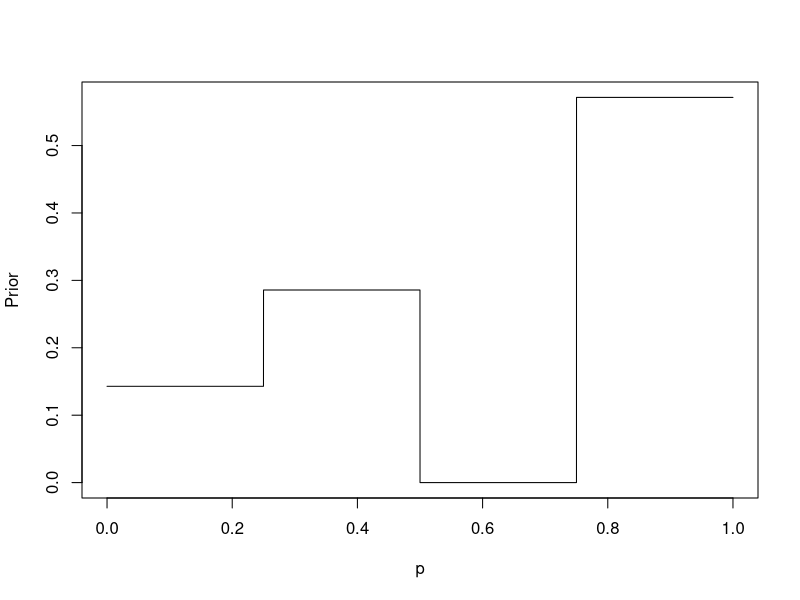
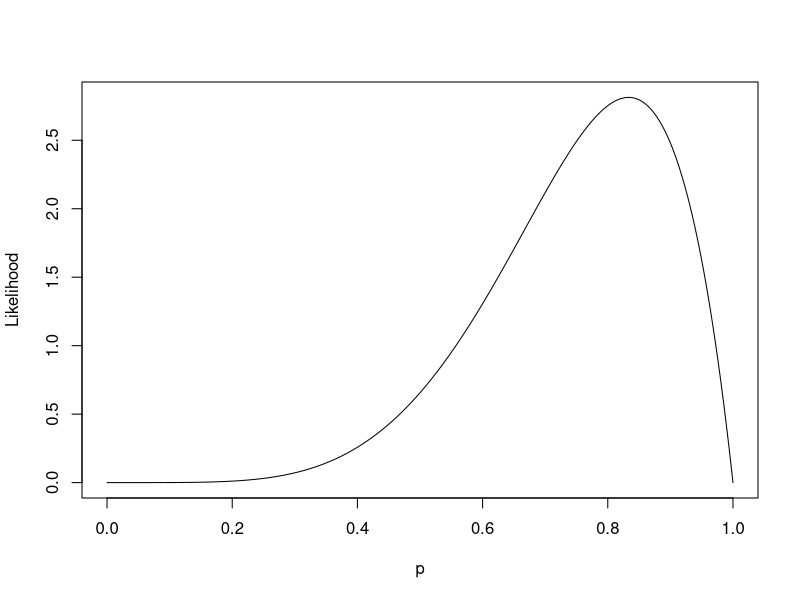
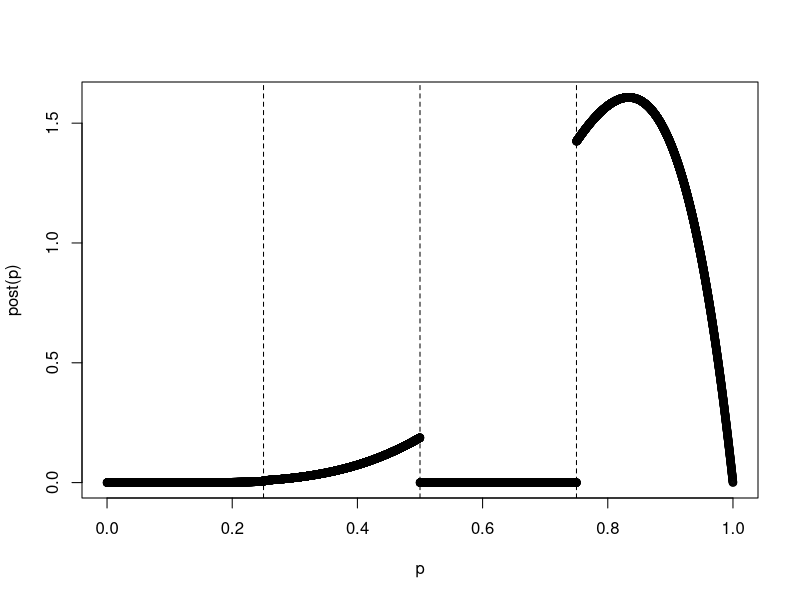
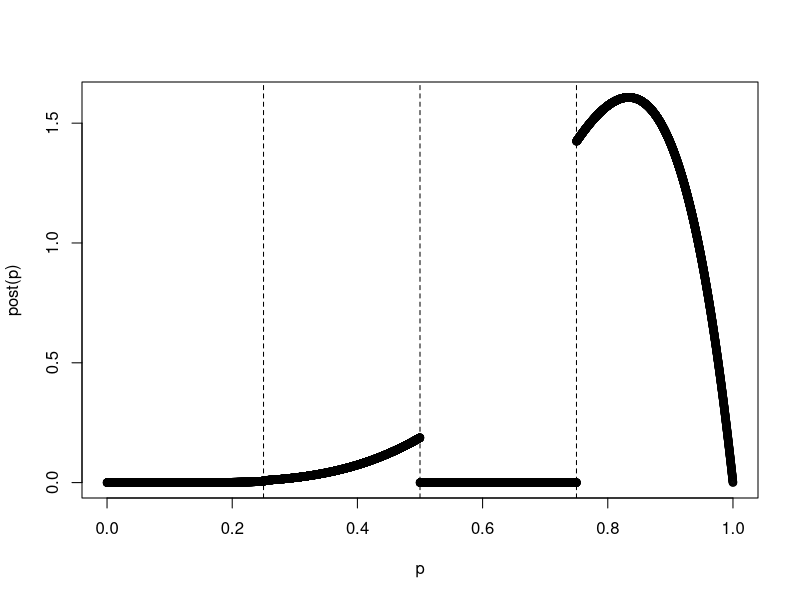
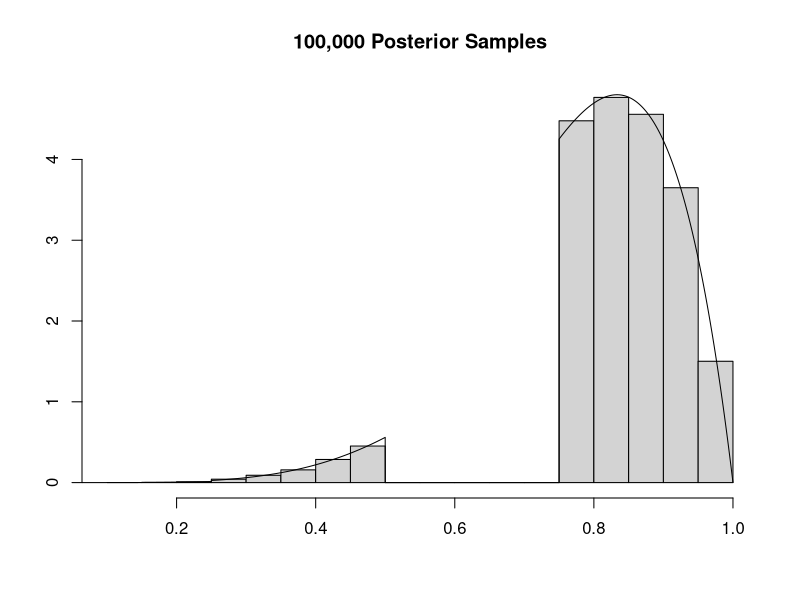

R code for these plots, in order:
library(LearnBayes)

p <- seq(0,1,length=10000)

plot(p,histprior(p,c(0.125,0.375,0.625,0.875),c(1/7,2/7,0,4/7)),xlab="p",ylab="Prior",type="l")

plot(p,dbeta(p,6,2),type="l",xlab="p",ylab="Likelihood")

post <- function(p) {
  histprior(p,c(0.125,0.375,0.625,0.875),c(1/7,2/7,0,4/7))*dbeta(p,6,2)
}

plot(p,post(p))
abline(v=c(0.25,0.5,0.75),lty=2)
integrate(post,0,1)

post <- function(p) {
  histprior(p,c(0.125,0.375,0.625,0.875),c(1/7,2/7,0,4/7))*dbeta(p,6,2)
}
plot(p,post(p))
abline(v=c(0.25,0.5,0.75),lty=2)
integrate(post,0,1)

probpost <- post(p)
y <- sample(p,100000,replace=T,prob=probpost)
hist(y,freq=F,main="100,000 Posterior Samples",xlab="",ylab="")
lines(p,post(p)/integrate(post,0,1)$value)
quantile(y,seq(0.05,0.95,by=0.05))
